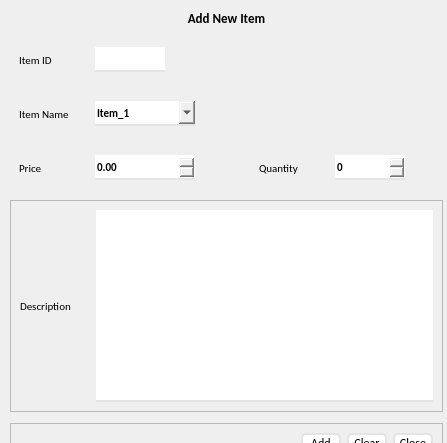
<?xml version="1.0" encoding="UTF-8"?>
<ui version="4.0">
 <class>add_item</class>
 <widget class="QDialog" name="add_item">
  <property name="geometry">
   <rect>
    <x>0</x>
    <y>0</y>
    <width>447</width>
    <height>443</height>
   </rect>
  </property>
  <property name="windowTitle">
   <string>Dialog</string>
  </property>
  <property name="styleSheet">
   <string notr="true">* {
	font-family: Calibri;
	font-size:12px;
}

#window_title {
	font-size:13px;
	color:black;
	font-weight:bold;
}

#QDialog {
    background-color: white;
}

QLabel  {
/* 	color:#7B68EE;*/
	font-size:11px;
	font-weight:Normal;
}

QLineEdit, QPlainTextEdit, QComboBox, QSpinBox, QDoubleSpinBox {
	font-size:11px;
	font-weight:bold;
	border: none;
	border-bottom: 2px solid #E5E4E2;

}

QLineEdit:focus, QPlainTextEdit:focus,QComboBox:focus,QSpinBox:focus,QDoubleSpinBox:focus {
	border-bottom: 2px solid #7B68EE;
}

QPushButton {
	font-size: 12px;
	background-color:white;
	border: 2px solid  #E5E4E2;
	border-radius: 5px;
}

QPushButton:hover {
	border: 2px solid #7B68EE;
}

</string>
  </property>
  <widget class="QWidget" name="widget" native="true">
   <property name="geometry">
    <rect>
     <x>10</x>
     <y>10</y>
     <width>433</width>
     <height>562</height>
    </rect>
   </property>
   <layout class="QVBoxLayout" name="verticalLayout_2">
    <property name="spacing">
     <number>11</number>
    </property>
    <item>
     <widget class="QLabel" name="window_title">
      <property name="text">
       <string>Add New Item</string>
      </property>
      <property name="alignment">
       <set>Qt::AlignCenter</set>
      </property>
     </widget>
    </item>
    <item>
     <widget class="QWidget" name="idFrame" native="true">
      <layout class="QHBoxLayout" name="horizontalLayout">
       <item>
        <widget class="QLabel" name="label_2">
         <property name="minimumSize">
          <size>
           <width>70</width>
           <height>0</height>
          </size>
         </property>
         <property name="maximumSize">
          <size>
           <width>70</width>
           <height>16777215</height>
          </size>
         </property>
         <property name="text">
          <string>Item ID </string>
         </property>
        </widget>
       </item>
       <item>
        <widget class="QLineEdit" name="item_id">
         <property name="minimumSize">
          <size>
           <width>70</width>
           <height>25</height>
          </size>
         </property>
         <property name="maximumSize">
          <size>
           <width>60</width>
           <height>16777215</height>
          </size>
         </property>
        </widget>
       </item>
       <item>
        <spacer name="horizontalSpacer_5">
         <property name="orientation">
          <enum>Qt::Horizontal</enum>
         </property>
         <property name="sizeHint" stdset="0">
          <size>
           <width>40</width>
           <height>20</height>
          </size>
         </property>
        </spacer>
       </item>
      </layout>
     </widget>
    </item>
    <item>
     <widget class="QWidget" name="widget_2" native="true">
      <layout class="QHBoxLayout" name="horizontalLayout_2">
       <item>
        <widget class="QLabel" name="label_3">
         <property name="minimumSize">
          <size>
           <width>70</width>
           <height>0</height>
          </size>
         </property>
         <property name="maximumSize">
          <size>
           <width>70</width>
           <height>16777215</height>
          </size>
         </property>
         <property name="text">
          <string>Item Name</string>
         </property>
        </widget>
       </item>
       <item>
        <widget class="QComboBox" name="item_name">
         <property name="minimumSize">
          <size>
           <width>100</width>
           <height>25</height>
          </size>
         </property>
         <property name="editable">
          <bool>true</bool>
         </property>
         <property name="insertPolicy">
          <enum>QComboBox::InsertAtBottom</enum>
         </property>
         <item>
          <property name="text">
           <string>Item_1</string>
          </property>
         </item>
         <item>
          <property name="text">
           <string>Item_2</string>
          </property>
         </item>
         <item>
          <property name="text">
           <string>Item_3</string>
          </property>
         </item>
         <item>
          <property name="text">
           <string>Item_4</string>
          </property>
         </item>
         <item>
          <property name="text">
           <string>Item_5</string>
          </property>
         </item>
        </widget>
       </item>
       <item>
        <spacer name="horizontalSpacer_3">
         <property name="orientation">
          <enum>Qt::Horizontal</enum>
         </property>
         <property name="sizeHint" stdset="0">
          <size>
           <width>40</width>
           <height>20</height>
          </size>
         </property>
        </spacer>
       </item>
      </layout>
     </widget>
    </item>
    <item>
     <widget class="QWidget" name="priceFrame" native="true">
      <layout class="QHBoxLayout" name="horizontalLayout_4">
       <item>
        <widget class="QLabel" name="label_4">
         <property name="minimumSize">
          <size>
           <width>70</width>
           <height>0</height>
          </size>
         </property>
         <property name="maximumSize">
          <size>
           <width>70</width>
           <height>16777215</height>
          </size>
         </property>
         <property name="text">
          <string>Price</string>
         </property>
        </widget>
       </item>
       <item>
        <widget class="QDoubleSpinBox" name="price">
         <property name="minimumSize">
          <size>
           <width>100</width>
           <height>25</height>
          </size>
         </property>
        </widget>
       </item>
       <item>
        <spacer name="horizontalSpacer">
         <property name="orientation">
          <enum>Qt::Horizontal</enum>
         </property>
         <property name="sizeHint" stdset="0">
          <size>
           <width>40</width>
           <height>20</height>
          </size>
         </property>
        </spacer>
       </item>
       <item>
        <spacer name="horizontalSpacer_6">
         <property name="orientation">
          <enum>Qt::Horizontal</enum>
         </property>
         <property name="sizeHint" stdset="0">
          <size>
           <width>40</width>
           <height>20</height>
          </size>
         </property>
        </spacer>
       </item>
       <item>
        <widget class="QLabel" name="label_5">
         <property name="minimumSize">
          <size>
           <width>70</width>
           <height>0</height>
          </size>
         </property>
         <property name="maximumSize">
          <size>
           <width>70</width>
           <height>16777215</height>
          </size>
         </property>
         <property name="text">
          <string>Quantity</string>
         </property>
         <property name="alignment">
          <set>Qt::AlignLeading|Qt::AlignLeft|Qt::AlignVCenter</set>
         </property>
        </widget>
       </item>
       <item>
        <widget class="QSpinBox" name="quantity">
         <property name="minimumSize">
          <size>
           <width>70</width>
           <height>25</height>
          </size>
         </property>
         <property name="maximumSize">
          <size>
           <width>60</width>
           <height>16777215</height>
          </size>
         </property>
        </widget>
       </item>
       <item>
        <spacer name="horizontalSpacer_4">
         <property name="orientation">
          <enum>Qt::Horizontal</enum>
         </property>
         <property name="sizeHint" stdset="0">
          <size>
           <width>40</width>
           <height>20</height>
          </size>
         </property>
        </spacer>
       </item>
      </layout>
     </widget>
    </item>
    <item>
     <widget class="QFrame" name="descriptionFrame">
      <property name="frameShape">
       <enum>QFrame::StyledPanel</enum>
      </property>
      <property name="frameShadow">
       <enum>QFrame::Raised</enum>
      </property>
      <layout class="QHBoxLayout" name="horizontalLayout_6">
       <item>
        <widget class="QLabel" name="label_6">
         <property name="minimumSize">
          <size>
           <width>70</width>
           <height>0</height>
          </size>
         </property>
         <property name="maximumSize">
          <size>
           <width>70</width>
           <height>16777215</height>
          </size>
         </property>
         <property name="text">
          <string>Description</string>
         </property>
        </widget>
       </item>
       <item>
        <widget class="QPlainTextEdit" name="description"/>
       </item>
      </layout>
     </widget>
    </item>
    <item>
     <widget class="QFrame" name="btnFrame">
      <property name="frameShape">
       <enum>QFrame::StyledPanel</enum>
      </property>
      <property name="frameShadow">
       <enum>QFrame::Raised</enum>
      </property>
      <layout class="QHBoxLayout" name="horizontalLayout_3">
       <item>
        <spacer name="horizontalSpacer_2">
         <property name="orientation">
          <enum>Qt::Horizontal</enum>
         </property>
         <property name="sizeHint" stdset="0">
          <size>
           <width>40</width>
           <height>20</height>
          </size>
         </property>
        </spacer>
       </item>
       <item>
        <widget class="QPushButton" name="add_item_btn">
         <property name="minimumSize">
          <size>
           <width>40</width>
           <height>0</height>
          </size>
         </property>
         <property name="text">
          <string>Add</string>
         </property>
        </widget>
       </item>
       <item>
        <widget class="QPushButton" name="clear_field_btn">
         <property name="minimumSize">
          <size>
           <width>40</width>
           <height>0</height>
          </size>
         </property>
         <property name="text">
          <string>Clear</string>
         </property>
        </widget>
       </item>
       <item>
        <widget class="QPushButton" name="close_window_btn">
         <property name="minimumSize">
          <size>
           <width>40</width>
           <height>0</height>
          </size>
         </property>
         <property name="text">
          <string>Close</string>
         </property>
        </widget>
       </item>
      </layout>
     </widget>
    </item>
    <item>
     <spacer name="verticalSpacer">
      <property name="orientation">
       <enum>Qt::Vertical</enum>
      </property>
      <property name="sizeHint" stdset="0">
       <size>
        <width>20</width>
        <height>40</height>
       </size>
      </property>
     </spacer>
    </item>
   </layout>
  </widget>
 </widget>
 <resources>
  <include location="../../icons/resources.qrc"/>
 </resources>
 <connections/>
</ui>
